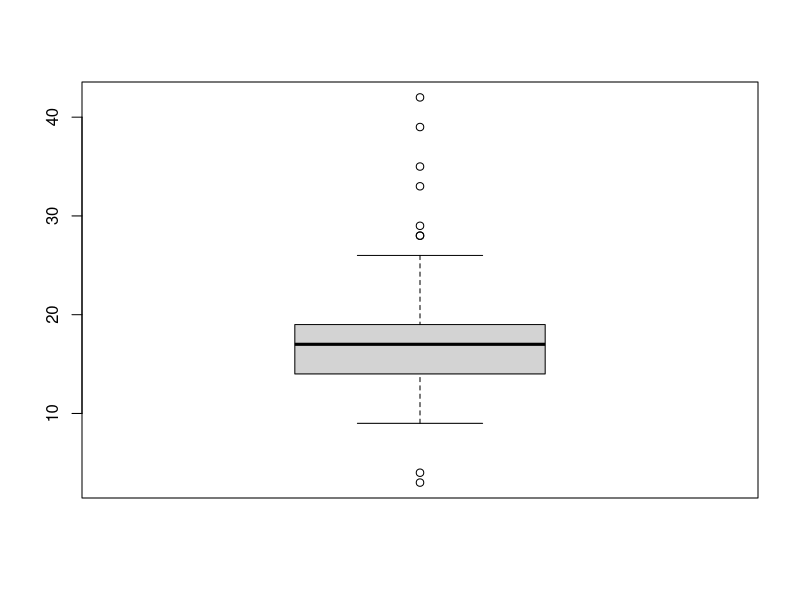

Here is the R script that generated this plot:
library(ggplot2)
library(dplyr)

mpg <- as.data.frame(ggplot2::mpg)
mpg[c(10, 14, 58, 93), "drv"] <- "k"
mpg[c(29, 43, 129, 203), "cty"] <- c(3,4,39,42)

table(mpg$drv)

mpg$drv <- ifelse(mpg$drv %in% c("4", "f", "r"), mpg$drv, NA)

table(mpg$drv)

boxplot(mpg$cty)$stats

mean(c(9, 14, 17, 19, 26))
mpg$cty <- ifelse(mpg$cty <9 | mpg$cty >26, NA, mpg$cty)
mpg$cty
mpg

mpg %>% 
  filter(!is.na(drv)& !is.na(cty)) %>% 
  group_by(drv) %>% 
  summarise(mean_c = mean(cty))
